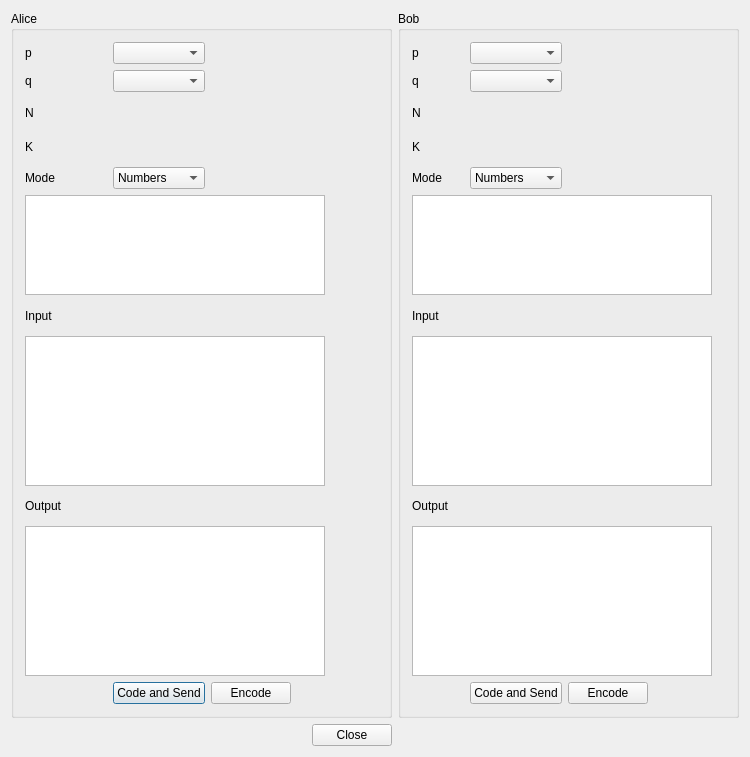
<?xml version="1.0" encoding="UTF-8"?>
<ui version="4.0">
 <class>Dialog</class>
 <widget class="QDialog" name="Dialog">
  <property name="geometry">
   <rect>
    <x>0</x>
    <y>0</y>
    <width>750</width>
    <height>757</height>
   </rect>
  </property>
  <property name="windowTitle">
   <string>Dialog</string>
  </property>
  <layout class="QGridLayout" name="gridLayout_3">
   <item row="0" column="0" colspan="2">
    <widget class="QGroupBox" name="aliceGB">
     <property name="title">
      <string>Alice</string>
     </property>
     <layout class="QGridLayout" name="gridLayout_2">
      <item row="0" column="0">
       <widget class="QLabel" name="pAliceLabel">
        <property name="text">
         <string>p</string>
        </property>
       </widget>
      </item>
      <item row="0" column="1">
       <widget class="QComboBox" name="pAliceCB"/>
      </item>
      <item row="0" column="2" colspan="2">
       <spacer name="horizontalSpacer_3">
        <property name="orientation">
         <enum>Qt::Horizontal</enum>
        </property>
        <property name="sizeHint" stdset="0">
         <size>
          <width>159</width>
          <height>20</height>
         </size>
        </property>
       </spacer>
      </item>
      <item row="1" column="0">
       <widget class="QLabel" name="qAliceLabel">
        <property name="text">
         <string>q</string>
        </property>
       </widget>
      </item>
      <item row="1" column="1">
       <widget class="QComboBox" name="qAliceCB"/>
      </item>
      <item row="1" column="2" colspan="2">
       <spacer name="horizontalSpacer_4">
        <property name="orientation">
         <enum>Qt::Horizontal</enum>
        </property>
        <property name="sizeHint" stdset="0">
         <size>
          <width>159</width>
          <height>20</height>
         </size>
        </property>
       </spacer>
      </item>
      <item row="2" column="0">
       <widget class="QLabel" name="nAliceLabel">
        <property name="text">
         <string>N</string>
        </property>
       </widget>
      </item>
      <item row="2" column="1">
       <widget class="QLabel" name="nAliceValueLabel">
        <property name="text">
         <string/>
        </property>
       </widget>
      </item>
      <item row="2" column="2" colspan="2">
       <spacer name="horizontalSpacer_5">
        <property name="orientation">
         <enum>Qt::Horizontal</enum>
        </property>
        <property name="sizeHint" stdset="0">
         <size>
          <width>159</width>
          <height>20</height>
         </size>
        </property>
       </spacer>
      </item>
      <item row="3" column="0">
       <widget class="QLabel" name="kAliceLabel">
        <property name="text">
         <string>K</string>
        </property>
       </widget>
      </item>
      <item row="3" column="1">
       <widget class="QLabel" name="kAliceValueLabel">
        <property name="text">
         <string/>
        </property>
       </widget>
      </item>
      <item row="3" column="2" colspan="2">
       <spacer name="horizontalSpacer_6">
        <property name="orientation">
         <enum>Qt::Horizontal</enum>
        </property>
        <property name="sizeHint" stdset="0">
         <size>
          <width>159</width>
          <height>20</height>
         </size>
        </property>
       </spacer>
      </item>
      <item row="4" column="0">
       <widget class="QLabel" name="modeAliceLabel">
        <property name="text">
         <string>Mode</string>
        </property>
       </widget>
      </item>
      <item row="4" column="1">
       <widget class="QComboBox" name="modeAliceCB">
        <item>
         <property name="text">
          <string>Numbers</string>
         </property>
        </item>
        <item>
         <property name="text">
          <string>Text</string>
         </property>
        </item>
       </widget>
      </item>
      <item row="4" column="2" colspan="2">
       <spacer name="horizontalSpacer_15">
        <property name="orientation">
         <enum>Qt::Horizontal</enum>
        </property>
        <property name="sizeHint" stdset="0">
         <size>
          <width>160</width>
          <height>20</height>
         </size>
        </property>
       </spacer>
      </item>
      <item row="5" column="0" colspan="4">
       <widget class="QListWidget" name="aliceLW">
        <property name="minimumSize">
         <size>
          <width>300</width>
          <height>100</height>
         </size>
        </property>
        <property name="maximumSize">
         <size>
          <width>300</width>
          <height>100</height>
         </size>
        </property>
       </widget>
      </item>
      <item row="6" column="0">
       <widget class="QLabel" name="inputAliceLabel">
        <property name="text">
         <string>Input</string>
        </property>
       </widget>
      </item>
      <item row="7" column="0" colspan="4">
       <widget class="QTextEdit" name="inputAliceTE">
        <property name="minimumSize">
         <size>
          <width>250</width>
          <height>150</height>
         </size>
        </property>
        <property name="maximumSize">
         <size>
          <width>300</width>
          <height>150</height>
         </size>
        </property>
       </widget>
      </item>
      <item row="8" column="0">
       <widget class="QLabel" name="outputAliceLabel">
        <property name="text">
         <string>Output</string>
        </property>
       </widget>
      </item>
      <item row="9" column="0" colspan="4">
       <widget class="QTextEdit" name="outputAliceTE">
        <property name="minimumSize">
         <size>
          <width>250</width>
          <height>150</height>
         </size>
        </property>
        <property name="maximumSize">
         <size>
          <width>300</width>
          <height>150</height>
         </size>
        </property>
       </widget>
      </item>
      <item row="10" column="0">
       <spacer name="horizontalSpacer_11">
        <property name="orientation">
         <enum>Qt::Horizontal</enum>
        </property>
        <property name="sizeHint" stdset="0">
         <size>
          <width>38</width>
          <height>20</height>
         </size>
        </property>
       </spacer>
      </item>
      <item row="10" column="1">
       <widget class="QPushButton" name="codeAndSendAlicePB">
        <property name="text">
         <string>Code and Send</string>
        </property>
       </widget>
      </item>
      <item row="10" column="2">
       <widget class="QPushButton" name="encodeAlicePB">
        <property name="text">
         <string>Encode</string>
        </property>
       </widget>
      </item>
      <item row="10" column="3">
       <spacer name="horizontalSpacer_12">
        <property name="orientation">
         <enum>Qt::Horizontal</enum>
        </property>
        <property name="sizeHint" stdset="0">
         <size>
          <width>21</width>
          <height>20</height>
         </size>
        </property>
       </spacer>
      </item>
     </layout>
    </widget>
   </item>
   <item row="0" column="2">
    <widget class="QGroupBox" name="bobGB">
     <property name="title">
      <string>Bob</string>
     </property>
     <layout class="QGridLayout" name="gridLayout">
      <item row="0" column="0">
       <widget class="QLabel" name="pBobLabel">
        <property name="text">
         <string>p</string>
        </property>
       </widget>
      </item>
      <item row="0" column="1">
       <widget class="QComboBox" name="pBobCB"/>
      </item>
      <item row="0" column="2" colspan="2">
       <spacer name="horizontalSpacer_7">
        <property name="orientation">
         <enum>Qt::Horizontal</enum>
        </property>
        <property name="sizeHint" stdset="0">
         <size>
          <width>157</width>
          <height>20</height>
         </size>
        </property>
       </spacer>
      </item>
      <item row="1" column="0">
       <widget class="QLabel" name="qBobLabel">
        <property name="text">
         <string>q</string>
        </property>
       </widget>
      </item>
      <item row="1" column="1">
       <widget class="QComboBox" name="qBobCB"/>
      </item>
      <item row="1" column="2" colspan="2">
       <spacer name="horizontalSpacer_8">
        <property name="orientation">
         <enum>Qt::Horizontal</enum>
        </property>
        <property name="sizeHint" stdset="0">
         <size>
          <width>157</width>
          <height>20</height>
         </size>
        </property>
       </spacer>
      </item>
      <item row="2" column="0">
       <widget class="QLabel" name="nBobLabel">
        <property name="text">
         <string>N</string>
        </property>
       </widget>
      </item>
      <item row="2" column="1">
       <widget class="QLabel" name="nBobValueLabel">
        <property name="text">
         <string/>
        </property>
       </widget>
      </item>
      <item row="2" column="2" colspan="2">
       <spacer name="horizontalSpacer_9">
        <property name="orientation">
         <enum>Qt::Horizontal</enum>
        </property>
        <property name="sizeHint" stdset="0">
         <size>
          <width>157</width>
          <height>20</height>
         </size>
        </property>
       </spacer>
      </item>
      <item row="3" column="0">
       <widget class="QLabel" name="kBobLabel">
        <property name="text">
         <string>K</string>
        </property>
       </widget>
      </item>
      <item row="3" column="1">
       <widget class="QLabel" name="kBobValueLabel">
        <property name="text">
         <string/>
        </property>
       </widget>
      </item>
      <item row="3" column="2" colspan="2">
       <spacer name="horizontalSpacer_10">
        <property name="orientation">
         <enum>Qt::Horizontal</enum>
        </property>
        <property name="sizeHint" stdset="0">
         <size>
          <width>157</width>
          <height>20</height>
         </size>
        </property>
       </spacer>
      </item>
      <item row="4" column="0">
       <widget class="QLabel" name="modeBobLabel">
        <property name="text">
         <string>Mode</string>
        </property>
       </widget>
      </item>
      <item row="4" column="1">
       <widget class="QComboBox" name="modeBobCB">
        <item>
         <property name="text">
          <string>Numbers</string>
         </property>
        </item>
        <item>
         <property name="text">
          <string>Text</string>
         </property>
        </item>
       </widget>
      </item>
      <item row="5" column="0" colspan="4">
       <widget class="QListWidget" name="bobLW">
        <property name="minimumSize">
         <size>
          <width>300</width>
          <height>100</height>
         </size>
        </property>
        <property name="maximumSize">
         <size>
          <width>300</width>
          <height>100</height>
         </size>
        </property>
       </widget>
      </item>
      <item row="6" column="0">
       <widget class="QLabel" name="inputBobLabel">
        <property name="text">
         <string>Input</string>
        </property>
       </widget>
      </item>
      <item row="7" column="0" colspan="4">
       <widget class="QTextEdit" name="inputBobTE">
        <property name="minimumSize">
         <size>
          <width>250</width>
          <height>150</height>
         </size>
        </property>
        <property name="maximumSize">
         <size>
          <width>300</width>
          <height>150</height>
         </size>
        </property>
       </widget>
      </item>
      <item row="8" column="0">
       <widget class="QLabel" name="outputBobLabel">
        <property name="text">
         <string>Output</string>
        </property>
       </widget>
      </item>
      <item row="9" column="0" colspan="4">
       <widget class="QTextEdit" name="outputBobTE">
        <property name="minimumSize">
         <size>
          <width>250</width>
          <height>150</height>
         </size>
        </property>
        <property name="maximumSize">
         <size>
          <width>300</width>
          <height>150</height>
         </size>
        </property>
       </widget>
      </item>
      <item row="10" column="0">
       <spacer name="horizontalSpacer_13">
        <property name="orientation">
         <enum>Qt::Horizontal</enum>
        </property>
        <property name="sizeHint" stdset="0">
         <size>
          <width>38</width>
          <height>20</height>
         </size>
        </property>
       </spacer>
      </item>
      <item row="10" column="1">
       <widget class="QPushButton" name="codeAndSendBobPB">
        <property name="text">
         <string>Code and Send</string>
        </property>
       </widget>
      </item>
      <item row="10" column="2">
       <widget class="QPushButton" name="encodeBobPB">
        <property name="text">
         <string>Encode</string>
        </property>
       </widget>
      </item>
      <item row="10" column="3">
       <spacer name="horizontalSpacer_14">
        <property name="orientation">
         <enum>Qt::Horizontal</enum>
        </property>
        <property name="sizeHint" stdset="0">
         <size>
          <width>21</width>
          <height>20</height>
         </size>
        </property>
       </spacer>
      </item>
      <item row="4" column="2" colspan="2">
       <spacer name="horizontalSpacer_16">
        <property name="orientation">
         <enum>Qt::Horizontal</enum>
        </property>
        <property name="sizeHint" stdset="0">
         <size>
          <width>40</width>
          <height>20</height>
         </size>
        </property>
       </spacer>
      </item>
     </layout>
    </widget>
   </item>
   <item row="1" column="0">
    <spacer name="horizontalSpacer_2">
     <property name="orientation">
      <enum>Qt::Horizontal</enum>
     </property>
     <property name="sizeHint" stdset="0">
      <size>
       <width>281</width>
       <height>20</height>
      </size>
     </property>
    </spacer>
   </item>
   <item row="1" column="1">
    <widget class="QPushButton" name="pushButton">
     <property name="text">
      <string>Close</string>
     </property>
    </widget>
   </item>
   <item row="1" column="2">
    <spacer name="horizontalSpacer">
     <property name="orientation">
      <enum>Qt::Horizontal</enum>
     </property>
     <property name="sizeHint" stdset="0">
      <size>
       <width>341</width>
       <height>20</height>
      </size>
     </property>
    </spacer>
   </item>
  </layout>
 </widget>
 <layoutdefault spacing="6" margin="11"/>
 <resources/>
 <connections>
  <connection>
   <sender>pushButton</sender>
   <signal>clicked()</signal>
   <receiver>Dialog</receiver>
   <slot>reject()</slot>
   <hints>
    <hint type="sourcelabel">
     <x>365</x>
     <y>732</y>
    </hint>
    <hint type="destinationlabel">
     <x>605</x>
     <y>725</y>
    </hint>
   </hints>
  </connection>
 </connections>
</ui>
